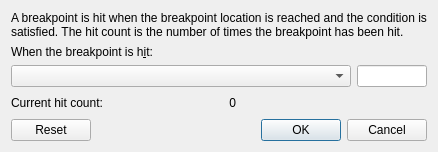
<?xml version="1.0" encoding="UTF-8"?>
<ui version="4.0">
 <class>BreakpointHitCountDialog</class>
 <widget class="QDialog" name="BreakpointHitCountDialog">
  <property name="geometry">
   <rect>
    <x>0</x>
    <y>0</y>
    <width>400</width>
    <height>145</height>
   </rect>
  </property>
  <property name="sizePolicy">
   <sizepolicy hsizetype="Expanding" vsizetype="Minimum">
    <horstretch>0</horstretch>
    <verstretch>0</verstretch>
   </sizepolicy>
  </property>
  <property name="minimumSize">
   <size>
    <width>400</width>
    <height>145</height>
   </size>
  </property>
  <property name="windowTitle">
   <string>Breakpoint Hit Count</string>
  </property>
  <layout class="QVBoxLayout" name="verticalLayout">
   <property name="sizeConstraint">
    <enum>QLayout::SetMinAndMaxSize</enum>
   </property>
   <item>
    <layout class="QGridLayout" name="gridLayout">
     <item row="0" column="0" colspan="4">
      <widget class="QLabel" name="announcementLabel">
       <property name="sizePolicy">
        <sizepolicy hsizetype="Expanding" vsizetype="Expanding">
         <horstretch>0</horstretch>
         <verstretch>0</verstretch>
        </sizepolicy>
       </property>
       <property name="text">
        <string>A breakpoint is hit when the breakpoint location is reached and the condition is&lt;br&gt;satisfied. The hit count is the number of times the breakpoint has been hit.</string>
       </property>
      </widget>
     </item>
     <item row="1" column="0" colspan="4">
      <widget class="QLabel" name="hitConditionLabel">
       <property name="text">
        <string>When the breakpoint is h&amp;it:</string>
       </property>
       <property name="buddy">
        <cstring>hitConditionCombo</cstring>
       </property>
      </widget>
     </item>
     <item row="2" column="0" colspan="3">
      <widget class="QComboBox" name="hitConditionCombo">
       <property name="sizePolicy">
        <sizepolicy hsizetype="Expanding" vsizetype="Fixed">
         <horstretch>0</horstretch>
         <verstretch>0</verstretch>
        </sizepolicy>
       </property>
       <property name="frame">
        <bool>true</bool>
       </property>
      </widget>
     </item>
     <item row="2" column="3">
      <widget class="QLineEdit" name="hitParameterEdit">
       <property name="sizePolicy">
        <sizepolicy hsizetype="Preferred" vsizetype="Fixed">
         <horstretch>0</horstretch>
         <verstretch>0</verstretch>
        </sizepolicy>
       </property>
       <property name="maximumSize">
        <size>
         <width>70</width>
         <height>16777215</height>
        </size>
       </property>
      </widget>
     </item>
     <item row="3" column="0">
      <widget class="QLabel" name="currentHitCountLabel">
       <property name="text">
        <string>Current hit count:</string>
       </property>
      </widget>
     </item>
     <item row="3" column="1">
      <widget class="QLabel" name="currentHitCountValueLabel">
       <property name="text">
        <string>0</string>
       </property>
       <property name="alignment">
        <set>Qt::AlignRight|Qt::AlignTrailing|Qt::AlignVCenter</set>
       </property>
      </widget>
     </item>
     <item row="3" column="2" colspan="2">
      <spacer name="horizontalSpacer">
       <property name="orientation">
        <enum>Qt::Horizontal</enum>
       </property>
       <property name="sizeHint" stdset="0">
        <size>
         <width>248</width>
         <height>20</height>
        </size>
       </property>
      </spacer>
     </item>
    </layout>
   </item>
   <item>
    <widget class="QDialogButtonBox" name="buttonBox">
     <property name="standardButtons">
      <set>QDialogButtonBox::Cancel|QDialogButtonBox::Ok|QDialogButtonBox::Reset</set>
     </property>
    </widget>
   </item>
  </layout>
 </widget>
 <tabstops>
  <tabstop>hitConditionCombo</tabstop>
  <tabstop>hitParameterEdit</tabstop>
 </tabstops>
 <resources/>
 <connections>
  <connection>
   <sender>buttonBox</sender>
   <signal>rejected()</signal>
   <receiver>BreakpointHitCountDialog</receiver>
   <slot>reject()</slot>
   <hints>
    <hint type="sourcelabel">
     <x>197</x>
     <y>128</y>
    </hint>
    <hint type="destinationlabel">
     <x>197</x>
     <y>74</y>
    </hint>
   </hints>
  </connection>
 </connections>
</ui>
